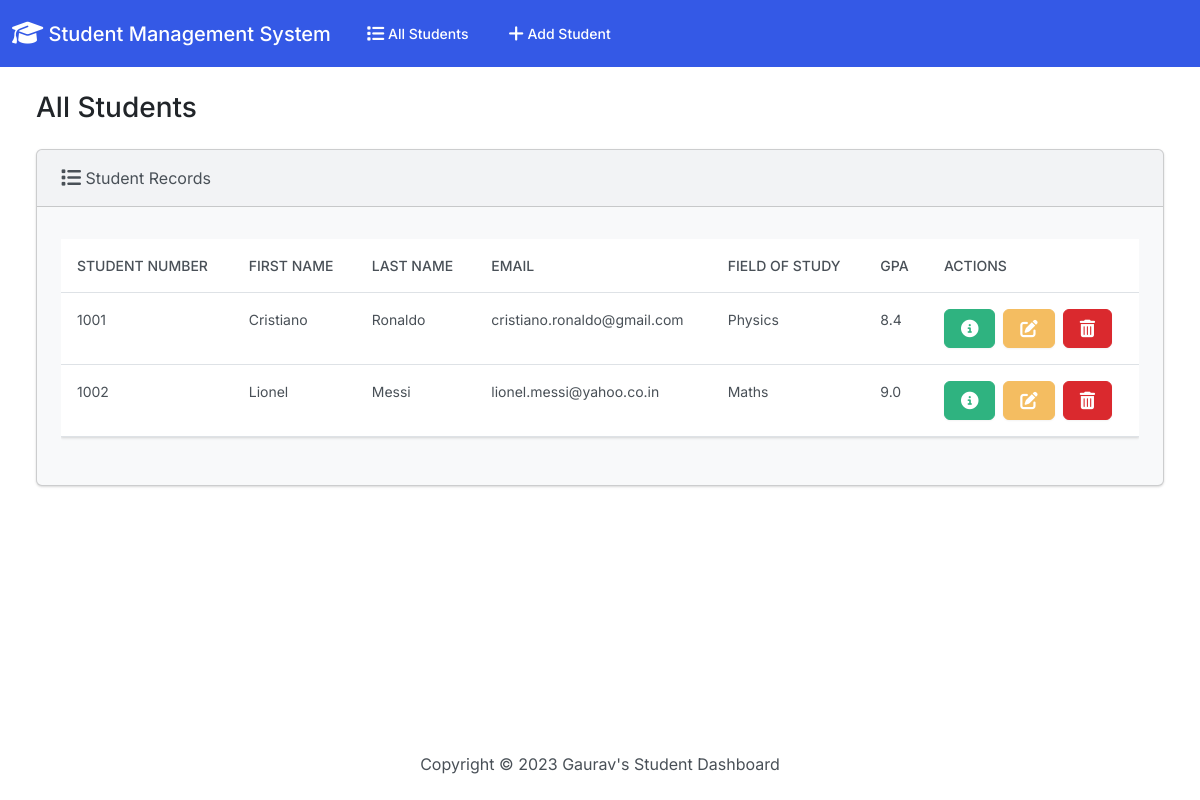
The app's page /, older data.
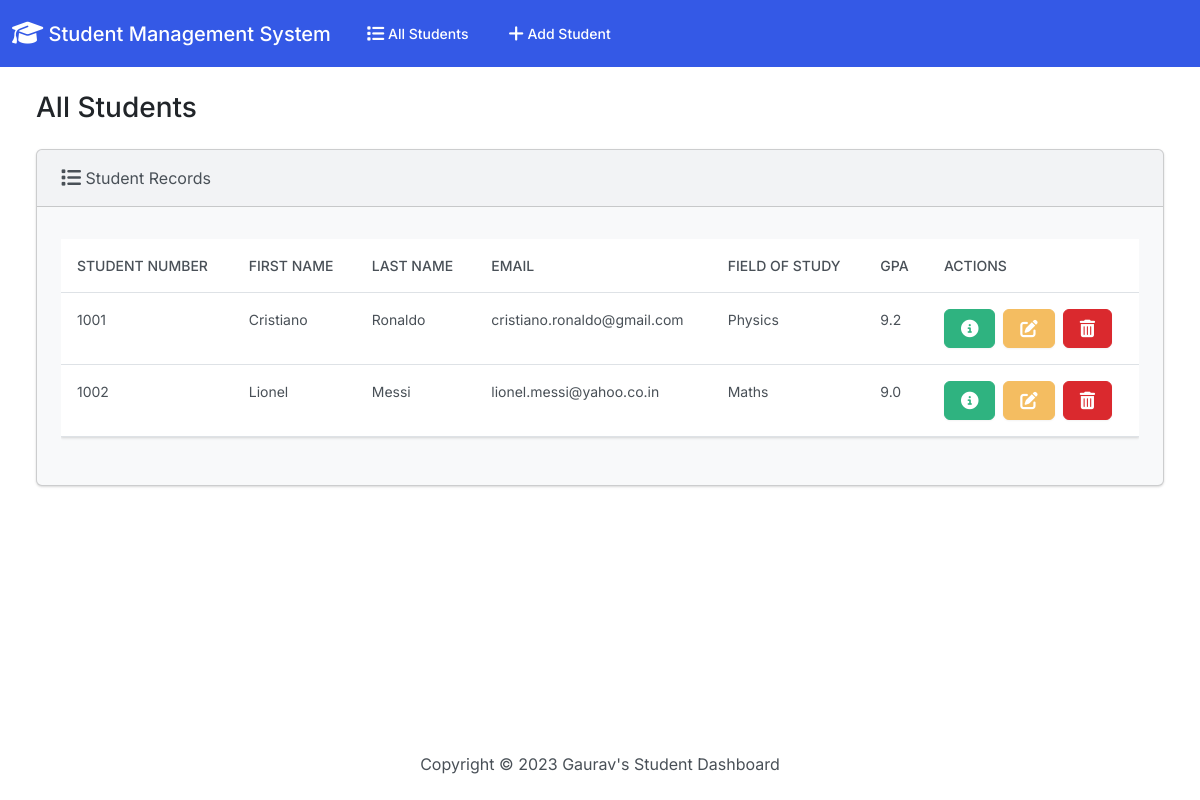
The same page, newer data.
### students/models.py (models this page shows, shortened)
class Student(models.Model):
    student_number = models.PositiveIntegerField()
    first_name = models.CharField(max_length=50)
    last_name = models.CharField(max_length=50)
    email = models.EmailField(max_length=100)
    field_of_study = models.CharField(max_length=50)
    gpa = models.FloatField()

### students/views.py (the view)
# urls.py: path('', views.index, name='index'),
def index(request):
  return render(request, 'students/index.html', {
    'students': Student.objects.all()
  })

### students/templates/students/index.html (shortened to what this page needs)
{% extends "students/base.html" %}
{% block body %}
<h3 class="m-4">All Students</h3>
<div class="row">
    <div class="col-12">
        {% if students%}
        <div class="card bg-light ms-4 me-4 mb-4">
            <div class="card-header">
                <i class="fa-solid fa-list fa-lg"></i> Student Records
            </div>
            <div class="card-body">
                <p class="card-text">
                <div class="table-responsive">
                    <table class="table table-hover">
                        <thead>
                            <tr>
                                <th scope="col">Student Number</th>
                                <th scope="col">First Name</th>
                                <th scope="col">Last Name</th>
                                <th scope="col">Email</th>
                                <th scope="col">Field of Study</th>
                                <th scope="col">GPA</th>
                                <th scope="col">Actions</th>
                            </tr>
                        </thead>
                        <tbody>
                            {% for student in students %}
                            <tr>
                                <td>{{ student.student_number }}</td>
                                <td>{{ student.first_name }}</td>
                                <td>{{ student.last_name }}</td>
                                <td>{{ student.email }}</td>
                                <td>{{ student.field_of_study }}</td>
                                <td>{{ student.gpa }}</td>
                                <td>
                                    <button type="button" class="btn btn-success me-1"
                                        href="{% url 'view_student' student.id %}" data-bs-toggle="modal"
                                        data-bs-target="#myModal{{student.id}}">
                                    </button>
                                    <a class="btn btn-warning me-1" href="{% url 'edit' student.id %}">
                                    </a>
                                    <button type="button" class="btn btn-danger" data-bs-toggle="modal"
                                        data-bs-target="#delete{{student.id}}">
                                    </button>
                                </td>
                            </tr>
                            {% endfor %}
                        </tbody>
                    </table>
                </div>
                </p>
            </div>
        </div>
        {% else %}
        <h5 class="alert alert-primary ms-4 me-4">No Student Records</h5>
        {% endif %}
    </div>
</div>
{% endblock %}

### students/templates/students/base.html (shortened to what this page needs)
{% load static %}
<!DOCTYPE html>
<html lang="en">
<head>
    <link rel="stylesheet" href="https://cdnjs.cloudflare.com/ajax/libs/font-awesome/6.1.1/css/all.min.css">
    <link href="{% static 'css/bootstrap.min.css' %}" rel="stylesheet">
</head>
<body class="d-flex flex-column min-vh-100">
    <nav class="navbar navbar-expand-lg navbar-dark bg-primary">
        <div class="container-fluid">
            <a class="navbar-brand" href="{% url 'index' %}">
                <i class="fa-solid fa-graduation-cap fa-lg"></i> Student Management System
            </a>
            <div class="collapse navbar-collapse" id="navbarColor01">
                <ul class="navbar-nav me-auto">
                    <li class="nav-item">
                        <a class="nav-link" href="{% url 'index' %}">
                             All Students
                        </a>
                    </li>
                    <li class="nav-item">
                        <a class="nav-link" href="{% url 'add' %}">
                             Add Student
                        </a>
                    </li>
                </ul>
            </div>
        </div>
    </nav>
    <div class="container-fluid">
        {% block body %}
        {% endblock %}
    </div>
    <footer class="mt-auto mb-4">
        <div class="text-center">
            <span>
                Copyright &copy;
                <script>document.write(new Date().getFullYear())</script> Gaurav's Student Dashboard
            </span>
        </div>
    </footer>
</body>
</html>

Row changes from the older to the newer data that the page shows:
changed Student "Cristiano": gpa "8.4" → "9.2"
